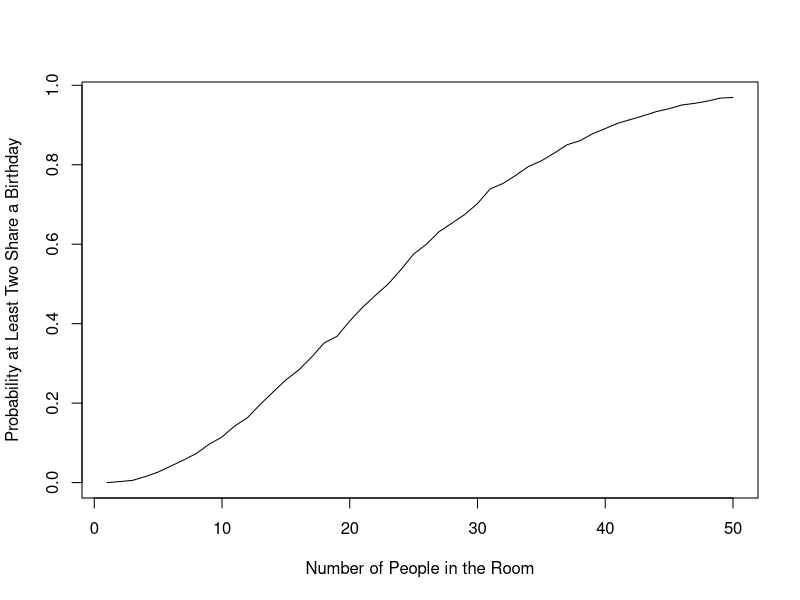

R code for this plot:
##########################
# Daniel Farnand         #
# Probability Practicum  #
# Homework 3             #
##########################

number_sims <- 10000 #How many simulations to use as
max_group_size <- 50 #Graphing probability for groups of 1 to this number


genbirthday <- function(n) sample(1:365,n,rep=T)
# Function to generate any number of birthdays, returned as a vector of numbers
# between 1 and 365.

bdayprob <- function(groupsize,nsims)  {
# Function that takes the size of the group and the number of simulations to
# run to calculate the probability of that group having two or more members
# with the same birthday.
  nrepeats <- 0 # Number of samples with repeated birthdays
  for (i in 1:nsims) {
    bdaycounter <- rep(0,365) #fill the vector full of zeroes so the if statement below will work
    for (bday in genbirthday(groupsize)) {
      if (bdaycounter[bday] > 0) {
        nrepeats <- nrepeats + 1
        break
      }
      else {
        bdaycounter[bday] <- 1
      }
    }
  }
  return(nrepeats/nsims) #Divide by nsims to make it the simulated probability
}

bygroupsize <- function(maxsize,nsims) {
# Function that takes as argument the maximum group size you want to go until,
# and calculates the probability of at least two common birthdays for a group
# of one person up until the max, saving each to a vector and returning the
# vector.
  bdayprobs <- vector()
  for (i in 1:maxsize){
    bdayprobs[i] <- bdayprob(i,nsims)
  }
  return(bdayprobs)
}


plot(bygroupsize(max_group_size,number_sims),type="l",xlab="Number of People in the Room",ylab="Probability at Least Two Share a Birthday")
